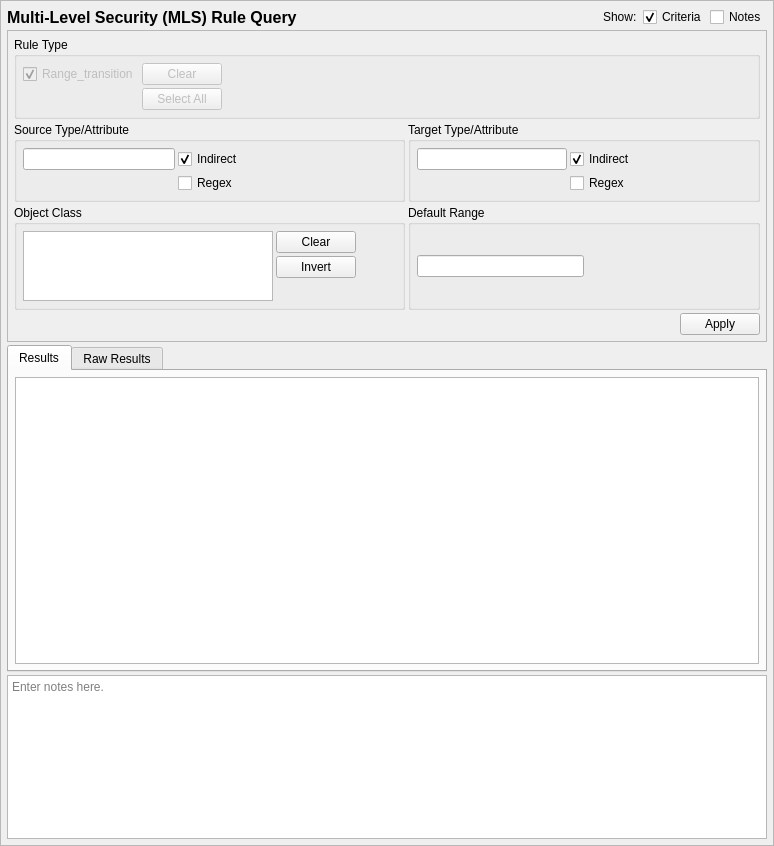
<?xml version="1.0" encoding="UTF-8"?>
<ui version="4.0">
 <class>MLSRuleQueryTab</class>
 <widget class="QScrollArea" name="MLSRuleQueryTab">
  <property name="geometry">
   <rect>
    <x>0</x>
    <y>0</y>
    <width>774</width>
    <height>846</height>
   </rect>
  </property>
  <property name="sizeAdjustPolicy">
   <enum>QAbstractScrollArea::AdjustToContents</enum>
  </property>
  <property name="widgetResizable">
   <bool>true</bool>
  </property>
  <widget class="QWidget" name="contents">
   <property name="geometry">
    <rect>
     <x>0</x>
     <y>0</y>
     <width>772</width>
     <height>844</height>
    </rect>
   </property>
   <property name="minimumSize">
    <size>
     <width>0</width>
     <height>0</height>
    </size>
   </property>
   <layout class="QGridLayout" name="gridLayout_9">
    <property name="leftMargin">
     <number>6</number>
    </property>
    <property name="topMargin">
     <number>6</number>
    </property>
    <property name="rightMargin">
     <number>6</number>
    </property>
    <property name="bottomMargin">
     <number>6</number>
    </property>
    <property name="spacing">
     <number>3</number>
    </property>
    <item row="0" column="1">
     <spacer name="horizontalSpacer_5">
      <property name="orientation">
       <enum>Qt::Horizontal</enum>
      </property>
      <property name="sizeHint" stdset="0">
       <size>
        <width>40</width>
        <height>20</height>
       </size>
      </property>
     </spacer>
    </item>
    <item row="2" column="0" colspan="6">
     <widget class="QTabWidget" name="results_frame">
      <property name="sizePolicy">
       <sizepolicy hsizetype="Preferred" vsizetype="MinimumExpanding">
        <horstretch>0</horstretch>
        <verstretch>2</verstretch>
       </sizepolicy>
      </property>
      <property name="currentIndex">
       <number>0</number>
      </property>
      <widget class="QWidget" name="results_framePage1">
       <property name="sizePolicy">
        <sizepolicy hsizetype="Preferred" vsizetype="MinimumExpanding">
         <horstretch>0</horstretch>
         <verstretch>0</verstretch>
        </sizepolicy>
       </property>
       <attribute name="title">
        <string>Results</string>
       </attribute>
       <layout class="QVBoxLayout" name="verticalLayout_3">
        <property name="leftMargin">
         <number>6</number>
        </property>
        <property name="topMargin">
         <number>6</number>
        </property>
        <property name="rightMargin">
         <number>6</number>
        </property>
        <property name="bottomMargin">
         <number>6</number>
        </property>
        <item>
         <widget class="SEToolsTableView" name="table_results">
          <property name="sizePolicy">
           <sizepolicy hsizetype="Expanding" vsizetype="MinimumExpanding">
            <horstretch>0</horstretch>
            <verstretch>0</verstretch>
           </sizepolicy>
          </property>
          <property name="sizeAdjustPolicy">
           <enum>QAbstractScrollArea::AdjustIgnored</enum>
          </property>
          <property name="alternatingRowColors">
           <bool>true</bool>
          </property>
          <property name="sortingEnabled">
           <bool>true</bool>
          </property>
         </widget>
        </item>
       </layout>
      </widget>
      <widget class="QWidget" name="results_framePage2">
       <property name="sizePolicy">
        <sizepolicy hsizetype="Preferred" vsizetype="MinimumExpanding">
         <horstretch>0</horstretch>
         <verstretch>0</verstretch>
        </sizepolicy>
       </property>
       <attribute name="title">
        <string>Raw Results</string>
       </attribute>
       <layout class="QVBoxLayout" name="verticalLayout_2">
        <property name="leftMargin">
         <number>6</number>
        </property>
        <property name="topMargin">
         <number>6</number>
        </property>
        <property name="rightMargin">
         <number>6</number>
        </property>
        <property name="bottomMargin">
         <number>6</number>
        </property>
        <item>
         <widget class="QPlainTextEdit" name="raw_results">
          <property name="sizePolicy">
           <sizepolicy hsizetype="Expanding" vsizetype="MinimumExpanding">
            <horstretch>0</horstretch>
            <verstretch>0</verstretch>
           </sizepolicy>
          </property>
          <property name="minimumSize">
           <size>
            <width>0</width>
            <height>0</height>
           </size>
          </property>
          <property name="font">
           <font>
            <family>Monospace</family>
           </font>
          </property>
          <property name="documentTitle">
           <string/>
          </property>
          <property name="lineWrapMode">
           <enum>QPlainTextEdit::NoWrap</enum>
          </property>
          <property name="readOnly">
           <bool>true</bool>
          </property>
         </widget>
        </item>
       </layout>
      </widget>
     </widget>
    </item>
    <item row="0" column="2">
     <widget class="QLabel" name="label_2">
      <property name="text">
       <string>Show:</string>
      </property>
     </widget>
    </item>
    <item row="0" column="4">
     <widget class="QCheckBox" name="criteria_expander">
      <property name="toolTip">
       <string>Show or hide the search criteria (no settings are lost)</string>
      </property>
      <property name="text">
       <string>Criteria</string>
      </property>
      <property name="checked">
       <bool>true</bool>
      </property>
     </widget>
    </item>
    <item row="0" column="5">
     <widget class="QCheckBox" name="notes_expander">
      <property name="toolTip">
       <string>Show or hide the notes field (no data is lost)</string>
      </property>
      <property name="text">
       <string>Notes</string>
      </property>
     </widget>
    </item>
    <item row="0" column="0">
     <widget class="QLabel" name="label">
      <property name="sizePolicy">
       <sizepolicy hsizetype="Preferred" vsizetype="Fixed">
        <horstretch>0</horstretch>
        <verstretch>0</verstretch>
       </sizepolicy>
      </property>
      <property name="maximumSize">
       <size>
        <width>16777215</width>
        <height>20</height>
       </size>
      </property>
      <property name="font">
       <font>
        <pointsize>12</pointsize>
        <weight>75</weight>
        <bold>true</bold>
       </font>
      </property>
      <property name="text">
       <string>Multi-Level Security (MLS) Rule Query</string>
      </property>
     </widget>
    </item>
    <item row="3" column="0" colspan="6">
     <widget class="QTextEdit" name="notes">
      <property name="sizePolicy">
       <sizepolicy hsizetype="Preferred" vsizetype="Preferred">
        <horstretch>0</horstretch>
        <verstretch>1</verstretch>
       </sizepolicy>
      </property>
      <property name="minimumSize">
       <size>
        <width>0</width>
        <height>80</height>
       </size>
      </property>
      <property name="toolTip">
       <string>Optionally enter notes here about the query.</string>
      </property>
      <property name="placeholderText">
       <string>Enter notes here.</string>
      </property>
     </widget>
    </item>
    <item row="1" column="0" colspan="6">
     <widget class="QFrame" name="criteria_frame">
      <property name="sizePolicy">
       <sizepolicy hsizetype="Preferred" vsizetype="Preferred">
        <horstretch>0</horstretch>
        <verstretch>1</verstretch>
       </sizepolicy>
      </property>
      <property name="maximumSize">
       <size>
        <width>16777215</width>
        <height>16777215</height>
       </size>
      </property>
      <property name="frameShape">
       <enum>QFrame::StyledPanel</enum>
      </property>
      <property name="frameShadow">
       <enum>QFrame::Raised</enum>
      </property>
      <layout class="QGridLayout" name="gridLayout_3">
       <property name="leftMargin">
        <number>6</number>
       </property>
       <property name="topMargin">
        <number>6</number>
       </property>
       <property name="rightMargin">
        <number>6</number>
       </property>
       <property name="bottomMargin">
        <number>6</number>
       </property>
       <property name="spacing">
        <number>3</number>
       </property>
       <item row="1" column="1">
        <widget class="QGroupBox" name="target_criteria">
         <property name="maximumSize">
          <size>
           <width>16777215</width>
           <height>100</height>
          </size>
         </property>
         <property name="title">
          <string>Target Type/Attribute</string>
         </property>
         <layout class="QGridLayout" name="gridLayout_5">
          <property name="leftMargin">
           <number>6</number>
          </property>
          <property name="topMargin">
           <number>6</number>
          </property>
          <property name="rightMargin">
           <number>6</number>
          </property>
          <property name="bottomMargin">
           <number>6</number>
          </property>
          <property name="spacing">
           <number>3</number>
          </property>
          <item row="0" column="1">
           <widget class="QLineEdit" name="target">
            <property name="sizePolicy">
             <sizepolicy hsizetype="Expanding" vsizetype="Fixed">
              <horstretch>0</horstretch>
              <verstretch>0</verstretch>
             </sizepolicy>
            </property>
            <property name="minimumSize">
             <size>
              <width>150</width>
              <height>0</height>
             </size>
            </property>
            <property name="maximumSize">
             <size>
              <width>250</width>
              <height>16777215</height>
             </size>
            </property>
           </widget>
          </item>
          <item row="1" column="2">
           <widget class="QCheckBox" name="target_regex">
            <property name="toolTip">
             <string>Use regular expressions to match the target type/attribute.</string>
            </property>
            <property name="text">
             <string>Regex</string>
            </property>
           </widget>
          </item>
          <item row="0" column="2">
           <widget class="QCheckBox" name="target_indirect">
            <property name="toolTip">
             <string>If the rule target is an attribute, indirect will match the criteria against the contents of the attribute, rather than the attribute itself.</string>
            </property>
            <property name="text">
             <string>Indirect</string>
            </property>
            <property name="checked">
             <bool>true</bool>
            </property>
           </widget>
          </item>
          <item row="0" column="3">
           <spacer name="horizontalSpacer_3">
            <property name="orientation">
             <enum>Qt::Horizontal</enum>
            </property>
            <property name="sizeHint" stdset="0">
             <size>
              <width>113</width>
              <height>20</height>
             </size>
            </property>
           </spacer>
          </item>
         </layout>
        </widget>
       </item>
       <item row="0" column="0" colspan="2">
        <widget class="QGroupBox" name="ruletype_criteria">
         <property name="sizePolicy">
          <sizepolicy hsizetype="Preferred" vsizetype="Preferred">
           <horstretch>0</horstretch>
           <verstretch>0</verstretch>
          </sizepolicy>
         </property>
         <property name="maximumSize">
          <size>
           <width>16777215</width>
           <height>150</height>
          </size>
         </property>
         <property name="title">
          <string>Rule Type</string>
         </property>
         <layout class="QGridLayout" name="gridLayout">
          <property name="leftMargin">
           <number>6</number>
          </property>
          <property name="topMargin">
           <number>6</number>
          </property>
          <property name="rightMargin">
           <number>6</number>
          </property>
          <property name="bottomMargin">
           <number>6</number>
          </property>
          <property name="spacing">
           <number>3</number>
          </property>
          <item row="1" column="4">
           <widget class="QPushButton" name="all_ruletypes">
            <property name="enabled">
             <bool>false</bool>
            </property>
            <property name="text">
             <string>Select All</string>
            </property>
           </widget>
          </item>
          <item row="0" column="5">
           <spacer name="horizontalSpacer">
            <property name="orientation">
             <enum>Qt::Horizontal</enum>
            </property>
            <property name="sizeHint" stdset="0">
             <size>
              <width>40</width>
              <height>20</height>
             </size>
            </property>
           </spacer>
          </item>
          <item row="0" column="4">
           <widget class="QPushButton" name="clear_ruletypes">
            <property name="enabled">
             <bool>false</bool>
            </property>
            <property name="text">
             <string>Clear</string>
            </property>
            <property name="checkable">
             <bool>false</bool>
            </property>
           </widget>
          </item>
          <item row="0" column="1">
           <widget class="QCheckBox" name="range_transition">
            <property name="enabled">
             <bool>false</bool>
            </property>
            <property name="text">
             <string>Range_transition</string>
            </property>
            <property name="checked">
             <bool>true</bool>
            </property>
           </widget>
          </item>
         </layout>
        </widget>
       </item>
       <item row="1" column="0">
        <widget class="QGroupBox" name="source_criteria">
         <property name="maximumSize">
          <size>
           <width>16777215</width>
           <height>100</height>
          </size>
         </property>
         <property name="title">
          <string>Source Type/Attribute</string>
         </property>
         <layout class="QGridLayout" name="gridLayout_2">
          <property name="leftMargin">
           <number>6</number>
          </property>
          <property name="topMargin">
           <number>6</number>
          </property>
          <property name="rightMargin">
           <number>6</number>
          </property>
          <property name="bottomMargin">
           <number>6</number>
          </property>
          <property name="spacing">
           <number>3</number>
          </property>
          <item row="0" column="3">
           <spacer name="horizontalSpacer_2">
            <property name="orientation">
             <enum>Qt::Horizontal</enum>
            </property>
            <property name="sizeHint" stdset="0">
             <size>
              <width>40</width>
              <height>20</height>
             </size>
            </property>
           </spacer>
          </item>
          <item row="0" column="0">
           <widget class="QLineEdit" name="source">
            <property name="sizePolicy">
             <sizepolicy hsizetype="Expanding" vsizetype="Fixed">
              <horstretch>0</horstretch>
              <verstretch>0</verstretch>
             </sizepolicy>
            </property>
            <property name="minimumSize">
             <size>
              <width>150</width>
              <height>0</height>
             </size>
            </property>
            <property name="maximumSize">
             <size>
              <width>250</width>
              <height>16777215</height>
             </size>
            </property>
           </widget>
          </item>
          <item row="1" column="1">
           <widget class="QCheckBox" name="source_regex">
            <property name="toolTip">
             <string>Use regular expressions to match the source type/attribute.</string>
            </property>
            <property name="text">
             <string>Regex</string>
            </property>
           </widget>
          </item>
          <item row="0" column="1">
           <widget class="QCheckBox" name="source_indirect">
            <property name="toolTip">
             <string>If the rule source is an attribute, indirect will match the criteria against the contents of the attribute, rather than the attribute itself.</string>
            </property>
            <property name="text">
             <string>Indirect</string>
            </property>
            <property name="checked">
             <bool>true</bool>
            </property>
           </widget>
          </item>
         </layout>
        </widget>
       </item>
       <item row="2" column="0">
        <widget class="QGroupBox" name="class_criteria">
         <property name="title">
          <string>Object Class</string>
         </property>
         <layout class="QGridLayout" name="gridLayout_7">
          <property name="leftMargin">
           <number>6</number>
          </property>
          <property name="topMargin">
           <number>6</number>
          </property>
          <property name="rightMargin">
           <number>6</number>
          </property>
          <property name="bottomMargin">
           <number>6</number>
          </property>
          <property name="spacing">
           <number>3</number>
          </property>
          <item row="0" column="2">
           <spacer name="horizontalSpacer_4">
            <property name="orientation">
             <enum>Qt::Horizontal</enum>
            </property>
            <property name="sizeHint" stdset="0">
             <size>
              <width>40</width>
              <height>20</height>
             </size>
            </property>
           </spacer>
          </item>
          <item row="0" column="1">
           <widget class="QPushButton" name="clear_class">
            <property name="text">
             <string>Clear</string>
            </property>
           </widget>
          </item>
          <item row="1" column="1">
           <widget class="QPushButton" name="invert_class">
            <property name="text">
             <string>Invert</string>
            </property>
           </widget>
          </item>
          <item row="2" column="1">
           <spacer name="verticalSpacer_2">
            <property name="orientation">
             <enum>Qt::Vertical</enum>
            </property>
            <property name="sizeHint" stdset="0">
             <size>
              <width>20</width>
              <height>40</height>
             </size>
            </property>
           </spacer>
          </item>
          <item row="0" column="0" rowspan="3">
           <widget class="QListView" name="tclass">
            <property name="sizePolicy">
             <sizepolicy hsizetype="Expanding" vsizetype="Preferred">
              <horstretch>0</horstretch>
              <verstretch>0</verstretch>
             </sizepolicy>
            </property>
            <property name="maximumSize">
             <size>
              <width>250</width>
              <height>16777215</height>
             </size>
            </property>
            <property name="toolTip">
             <string>Match the object class of the rule.</string>
            </property>
            <property name="selectionMode">
             <enum>QAbstractItemView::ExtendedSelection</enum>
            </property>
           </widget>
          </item>
         </layout>
        </widget>
       </item>
       <item row="4" column="1">
        <widget class="QDialogButtonBox" name="buttonBox">
         <property name="standardButtons">
          <set>QDialogButtonBox::Apply</set>
         </property>
        </widget>
       </item>
       <item row="2" column="1">
        <widget class="QGroupBox" name="default_criteria">
         <property name="title">
          <string>Default Range</string>
         </property>
         <layout class="QGridLayout" name="gridLayout_4">
          <property name="leftMargin">
           <number>6</number>
          </property>
          <property name="topMargin">
           <number>6</number>
          </property>
          <property name="rightMargin">
           <number>6</number>
          </property>
          <property name="bottomMargin">
           <number>6</number>
          </property>
          <property name="spacing">
           <number>3</number>
          </property>
          <item row="0" column="0">
           <widget class="QLineEdit" name="default_range">
            <property name="sizePolicy">
             <sizepolicy hsizetype="Expanding" vsizetype="Fixed">
              <horstretch>0</horstretch>
              <verstretch>0</verstretch>
             </sizepolicy>
            </property>
            <property name="minimumSize">
             <size>
              <width>150</width>
              <height>0</height>
             </size>
            </property>
            <property name="maximumSize">
             <size>
              <width>250</width>
              <height>16777215</height>
             </size>
            </property>
           </widget>
          </item>
          <item row="0" column="1">
           <spacer name="horizontalSpacer_6">
            <property name="orientation">
             <enum>Qt::Horizontal</enum>
            </property>
            <property name="sizeHint" stdset="0">
             <size>
              <width>40</width>
              <height>20</height>
             </size>
            </property>
           </spacer>
          </item>
         </layout>
        </widget>
       </item>
      </layout>
      <zorder>ruletype_criteria</zorder>
      <zorder>source_criteria</zorder>
      <zorder>target_criteria</zorder>
      <zorder>class_criteria</zorder>
      <zorder>buttonBox</zorder>
      <zorder>default_criteria</zorder>
     </widget>
    </item>
   </layout>
  </widget>
 </widget>
 <customwidgets>
  <customwidget>
   <class>SEToolsTableView</class>
   <extends>QTableView</extends>
   <header>setoolsgui/tableview.h</header>
  </customwidget>
 </customwidgets>
 <tabstops>
  <tabstop>criteria_expander</tabstop>
  <tabstop>notes_expander</tabstop>
  <tabstop>range_transition</tabstop>
  <tabstop>clear_ruletypes</tabstop>
  <tabstop>all_ruletypes</tabstop>
  <tabstop>source</tabstop>
  <tabstop>source_indirect</tabstop>
  <tabstop>source_regex</tabstop>
  <tabstop>target</tabstop>
  <tabstop>target_indirect</tabstop>
  <tabstop>target_regex</tabstop>
  <tabstop>tclass</tabstop>
  <tabstop>clear_class</tabstop>
  <tabstop>invert_class</tabstop>
  <tabstop>default_range</tabstop>
  <tabstop>results_frame</tabstop>
  <tabstop>table_results</tabstop>
  <tabstop>raw_results</tabstop>
  <tabstop>notes</tabstop>
 </tabstops>
 <resources/>
 <connections>
  <connection>
   <sender>clear_class</sender>
   <signal>clicked()</signal>
   <receiver>tclass</receiver>
   <slot>clearSelection()</slot>
   <hints>
    <hint type="sourcelabel">
     <x>299</x>
     <y>312</y>
    </hint>
    <hint type="destinationlabel">
     <x>147</x>
     <y>330</y>
    </hint>
   </hints>
  </connection>
  <connection>
   <sender>criteria_expander</sender>
   <signal>toggled(bool)</signal>
   <receiver>criteria_frame</receiver>
   <slot>setVisible(bool)</slot>
   <hints>
    <hint type="sourcelabel">
     <x>592</x>
     <y>16</y>
    </hint>
    <hint type="destinationlabel">
     <x>386</x>
     <y>222</y>
    </hint>
   </hints>
  </connection>
  <connection>
   <sender>notes_expander</sender>
   <signal>toggled(bool)</signal>
   <receiver>notes</receiver>
   <slot>setVisible(bool)</slot>
   <hints>
    <hint type="sourcelabel">
     <x>735</x>
     <y>16</y>
    </hint>
    <hint type="destinationlabel">
     <x>386</x>
     <y>756</y>
    </hint>
   </hints>
  </connection>
 </connections>
</ui>
